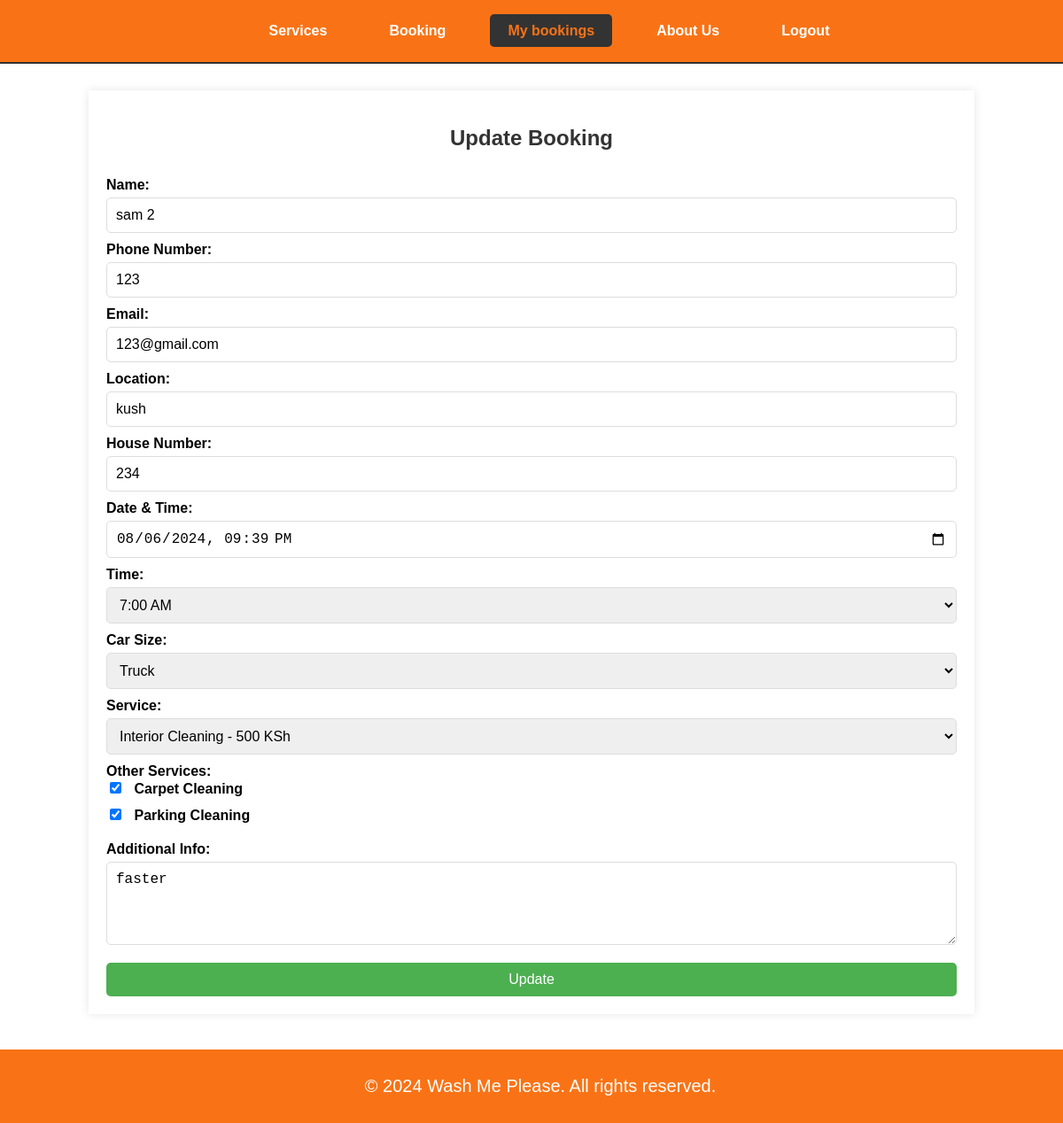
Screenshot of /public/update_booking.php?id=4 (signed in) with the database file from the repository.
### tables this page shows
CREATE TABLE `bookings` (
  `id` int(11) NOT NULL,
  `name` varchar(100) NOT NULL,
  `phone` varchar(20) NOT NULL,
  `email` varchar(100) DEFAULT NULL,
  `location` varchar(100) NOT NULL,
  `house_number` varchar(50) NOT NULL,
  `date_time` datetime NOT NULL,
  `time_slot` varchar(255) NOT NULL,
  `car_size` varchar(50) NOT NULL,
  `service` varchar(100) NOT NULL,
  `other_services` text DEFAULT NULL,
  `additional_info` text DEFAULT NULL,
  `created_at` timestamp NOT NULL DEFAULT current_timestamp(),
  `status` varchar(255) DEFAULT 'Pending'
);

### public/update_booking.php (the view, shortened to what this page needs)
<?php
include '../private/database.php';
if (isset($_GET['id'])) {
    $bookingId = $_GET['id'];
    $sql = "SELECT * FROM bookings WHERE id = $bookingId";
    $result = $conn->query($sql);
    $booking = $result->fetch_assoc();
}
?>
<!DOCTYPE html>
<html lang="en">
<head>
</head>
<body>
    <div class="navbar">
        <ul>
            <li><a href="client_dashboard.php">Services</a></li>
            <li><a href="booking.php">Booking</a></li>
            <li><a href="my_bookings.php" class="active">My bookings</a></li>
            <li><a href="aboutus.php">About Us</a></li>
            <li><a href="logout.php">Logout</a></li>
        </ul>
    </div>
    <div class="container">
        <h2>Update Booking</h2>
        <form action="update_booking.php?id=<?php echo $bookingId; ?>" method="post">
            <label for="name">Name:</label>
            <input type="text" id="name" name="name" value="<?php echo $booking['name']; ?>" required>
            <label for="phone">Phone Number:</label>
            <input type="tel" id="phone" name="phone" value="<?php echo $booking['phone']; ?>" required>
            <label for="email">Email:</label>
            <input type="email" id="email" name="email" value="<?php echo $booking['email']; ?>" required>
            <label for="location">Location:</label>
            <input type="text" id="location" name="location" value="<?php echo $booking['location']; ?>" required>
            <label for="houseNumber">House Number:</label>
            <input type="text" id="houseNumber" name="houseNumber" value="<?php echo $booking['house_number']; ?>" required>
            <label for="dateTime">Date & Time:</label>
            <input type="datetime-local" id="dateTime" name="dateTime" value="<?php echo $booking['date_time']; ?>" required>
            <label for="timeSlot">Time:</label>
            <select id="timeSlot" name="timeSlot" required>
                <option value="7:00 AM" <?php if($booking['time_slot'] == '7:00 AM') echo 'selected'; ?>>7:00 AM</option>
            </select>
            <label for="carSize">Car Size:</label>
            <select id="carSize" name="carSize" required>
                <option value="truck" <?php if($booking['car_size'] == 'truck') echo 'selected'; ?>>Truck</option>
            </select>
            <label for="service">Service:</label>
            <select id="service" name="service" required>
                <option value="interiorCleaning" <?php if($booking['service'] == 'interiorCleaning') echo 'selected'; ?>>Interior Cleaning - 500 KSh</option>
            </select>
            <label>Other Services:</label>
            <div>
                <input type="checkbox" id="carpetCleaning" name="otherServices[]" value="carpetCleaning" <?php if(strpos($booking['other_services'], 'carpetCleaning') !== false) echo 'checked'; ?>>
                <label for="carpetCleaning">Carpet Cleaning</label>
            </div>
            <div>
                <input type="checkbox" id="parkingCleaning" name="otherServices[]" value="parkingCleaning" <?php if(strpos($booking['other_services'], 'parkingCleaning') !== false) echo 'checked'; ?>>
                <label for="parkingCleaning">Parking Cleaning</label>
            </div>
            <label for="additionalInfo">Additional Info:</label>
            <textarea id="additionalInfo" name="additionalInfo" rows="4"><?php echo $booking['additional_info']; ?></textarea>
            <button type="submit">Update</button>
        </form>
    </div>
    <footer>
        <p>&copy; 2024 Wash Me Please. All rights reserved.</p>
    </footer>
</body>
</html>

### public/update_booking.php (style rules this page uses)
body { font-family: Arial, sans-serif; margin: 0; padding: 0; background: url('../images/login.jpg') no-repeat center center fixed; background-size: cover; display: flex; flex-direction: column; min-height: 100vh; }
.navbar { background-color: #f97316; text-align: center; padding: 10px 0; border-bottom: 2px solid #333; }
.navbar ul { list-style-type: none; display: flex; justify-content: center; }
.navbar li { margin: 0 15px; }
.navbar a { text-decoration: none; color: #fff; padding: 10px 20px; border-radius: 5px; font-weight: bold; transition: background-color 0.3s ease; }
.navbar a.active { background-color: #333; color: #f97316; }
.container { width: 80%; margin: 20px auto; padding: 20px; background-color: #fff; box-shadow: 0 0 10px rgba(0, 0, 0, 0.1); flex-grow: 1; }
h2 { text-align: center; color: #333; margin-bottom: 20px; }
form { display: flex; flex-direction: column; }
label { font-weight: bold; margin-top: 10px; }
input[type="text"], input[type="tel"], input[type="email"], input[type="datetime-local"], select, textarea { padding: 10px; margin-top: 5px; border: 1px solid #ddd; border-radius: 5px; font-size: 16px; width: 100%; box-sizing: border-box; }
textarea { resize: vertical; }
button { background-color: #4CAF50; color: white; padding: 10px 15px; border: none; border-radius: 5px; font-size: 16px; cursor: pointer; margin-top: 20px; }
input[type="checkbox"] { margin-right: 10px; }
input[type="checkbox"] + label { margin-bottom: 10px; }
div { margin-bottom: 10px; }
footer { margin-top: 20px; padding: 10px; width: 100%; font-size: 20px; text-align: center; background-color: #f97316; color: white; }

### rows the page displays
bookings: name "sam 2", phone "123", email "123@gmail.com", location "kush", houseNumber "234", dateTime "08/06/2024 21:39", timeSlot "7:00 AM", carSize "Truck", service "Interior Cleaning - 500 KSh", other_services "☑", additionalInfo "faster"
